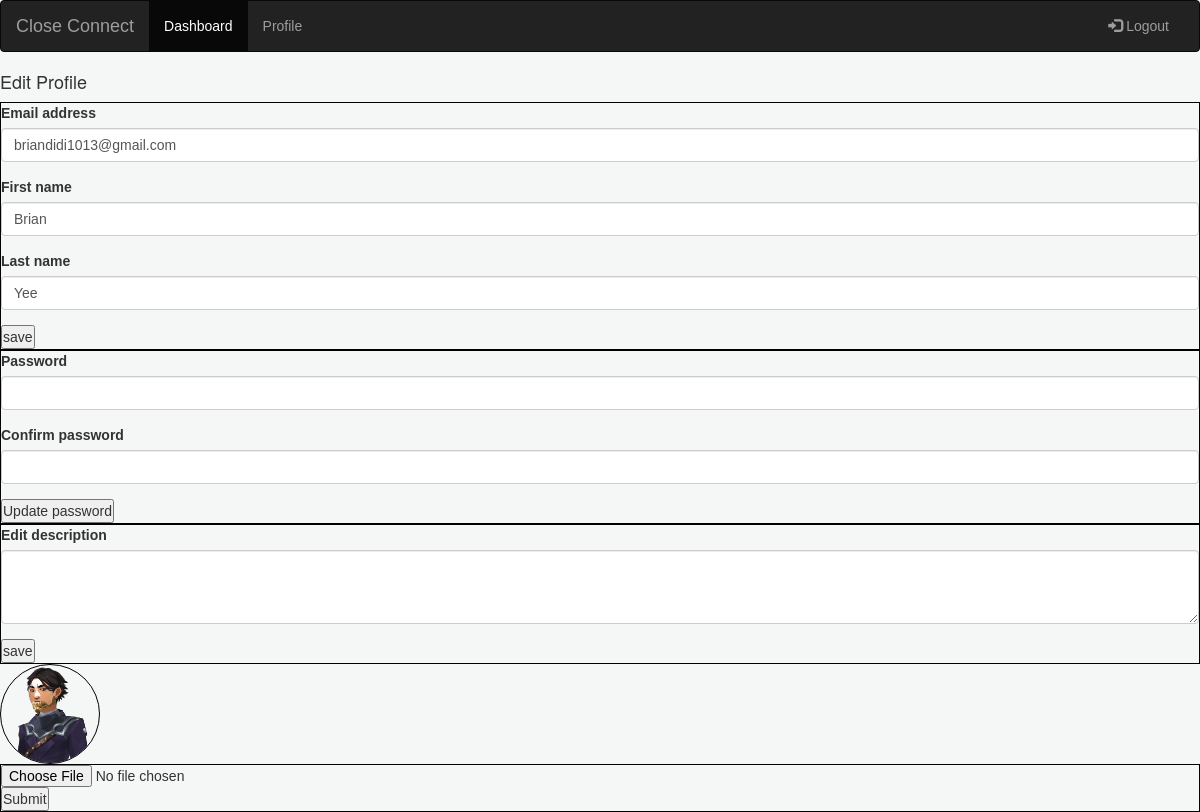
Page /users/edit (signed in) on the committed database.
### user/models.py (models this page shows)
class User(models.Model):
    user_level = models.IntegerField()
    email = models.CharField(max_length=255)
    first_name = models.CharField(max_length=50)
    last_name = models.CharField(max_length=50)
    password = models.CharField(max_length=60)
    description = models.TextField()
    profile_pic = models.ImageField(null=True, blank=True)
    created_at = models.DateTimeField(auto_now_add=True)
    updated_at = models.DateTimeField(auto_now=True)
    objects = UserManager()

### user/views.py (the view)
# urls.py: path('users/edit', views.edit),
def edit(request):
    try:
        context = {
            'user': User.objects.get(id=request.session['user_id']),
        }
        return render(request, 'edit.html', context)
    except:
        return redirect('/login')

### user/templates/edit.html (shortened to what this page needs)
<!DOCTYPE html>
<html>
<head>
    <link rel="stylesheet" href="https://maxcdn.bootstrapcdn.com/bootstrap/3.4.1/css/bootstrap.min.css">
    {% load static %}
    <link rel="stylesheet" href="{% static 'css/style.css' %}">
</head>
<body>
<nav class="navbar navbar-inverse">
    <div class="container-fluid">
        <div class="navbar-header">
            <a class="navbar-brand" href="/main">Close Connect</a>
        </div>
        <div class="collapse navbar-collapse" id="myNavbar">
            <ul class="nav navbar-nav">
                <li class="active"><a href="/check_admin">Dashboard </a></li>
                <li><a href="/users/edit">Profile</a></li>
            </ul>
            <ul class="nav navbar-nav navbar-right">
                <li><a href="/logout"><span class="glyphicon glyphicon-log-in"></span> Logout</a></li>
            </ul>
        </div>
    </div>
</nav>
<h4>Edit Profile</h4>
<form action="/update_info" method="POST">
    <div class="form-group">
        <label for="email">Email address</label>
        <input type="text" class="form-control" name="email" value="{{ user.email }}">
    </div>
    <div class="form-group">
        <label for="first_name">First name</label>
        <input type="text" class="form-control" name="first_name" value="{{ user.first_name }}">
    </div>
    <div class="form-group">
        <label for="last_name">Last name</label>
        <input type="text" class="form-control" name="last_name" value="{{ user.last_name }}">
    </div>
    <button type="submit">save</button>
</form>
<form action="/update_password" method="POST">
    <div class="form-group">
        <label for="password">Password</label>
        <input type="password" class="form-control" name="password">
    </div>
    <div class="form-group">
        <label for="password_check">Confirm password</label>
        <input type="password" class="form-control" name="password_check">
    </div>
    <button type="submit">Update password</button>
</form>
<form action="/update_description" method="POST">
    <div class="form-group">
        <label for="description">Edit description</label>
        <textarea class="form-control" name="description" rows="3">{{ user.description }}</textarea>
    </div>
    <button type="submit">save</button>
</form>
{% if user.profile_pic %}
    <img class="profile_pic" src="{{ user.profile_pic.url }}" alt="" width="100px">
{% else %}
    <img class="profile_pic" src="/static/images/default_profile.png" alt="" width="100px">
{% endif %}
<form action="/update_profile_pic" method="POST" enctype="multipart/form-data">
    <input type="file" name="upload" accept="image/png, image/gif, image/jpeg">
    <input type="submit">
</form>
</body>
</html>

### static/css/style.css (style rules this page uses)
:root { --primary: #8c38ff; --light: #EEEEEE; --dark: #212121; }
* { margin: 0; padding: 0; box-sizing: border-box; font-family: 'Fira sans', sans-serif; }
body { background-color: #f4f7f6; }
.profile_pic { border-radius: 50%; width: 100px; height: 100px; object-fit: cover; border: 1px solid black }

### user/templates/edit.html (style rules this page uses)
form { border: 1px solid black; }

### rows in the picture
User: email "briandidi1013@gmail.com", first_name "Brian", last_name "Yee", profile_pic (picture)
